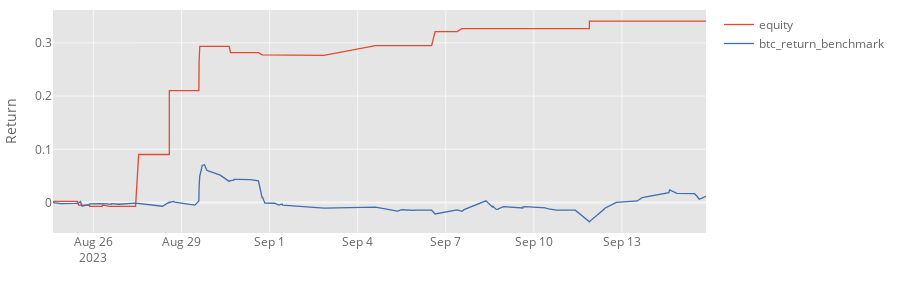

Write notebook code for a chart like this one.
### Markdown cell above
## Evaluation

### Code cell
merged['btc_return_benchmark'] = merged['close'] / merged['close'].iloc[0] - 1
merged.set_index('date')[['equity', 'btc_return_benchmark']].iplot(yTitle = 'Return')

### Figure 1 — Plotly figure (JSON) as saved in the notebook; plotly's stock layout.template omitted (floating-point values rounded to 4 significant figures; data arrays with more than 128 entries replaced by an {"elided": "..."} marker saying what was removed)
{"data": [{"line": {"color": "rgba(226, 74, 51, 1.0)", "dash": "solid", "shape": "linear", "width": 1.3}, "mode": "lines", "name": "equity", "text": "", "type": "scatter", "x": {"elided": "169 str values"}, "y": {"elided": "169 float values"}}, {"line": {"color": "rgba(62, 111, 176, 1.0)", "dash": "solid", "shape": "linear", "width": 1.3}, "mode": "lines", "name": "btc_return_benchmark", "text": "", "type": "scatter", "x": {"elided": "169 str values"}, "y": {"elided": "169 float values"}}], "layout": {"height": 300, "legend": {"bgcolor": "#FFFFFF", "font": {"color": "#666666"}}, "margin": {"b": 10, "l": 10, "r": 10, "t": 10}, "paper_bgcolor": "#FFFFFF", "plot_bgcolor": "#E5E5E5", "title": {"font": {"color": "#151516"}}, "xaxis": {"gridcolor": "#F6F6F6", "showgrid": true, "tickfont": {"color": "#666666"}, "title": {"font": {"color": "#666666"}, "text": ""}, "zerolinecolor": "#F6F6F6"}, "yaxis": {"gridcolor": "#F6F6F6", "showgrid": true, "tickfont": {"color": "#666666"}, "title": {"font": {"color": "#666666"}, "text": "Return"}, "zerolinecolor": "#F6F6F6"}}}
